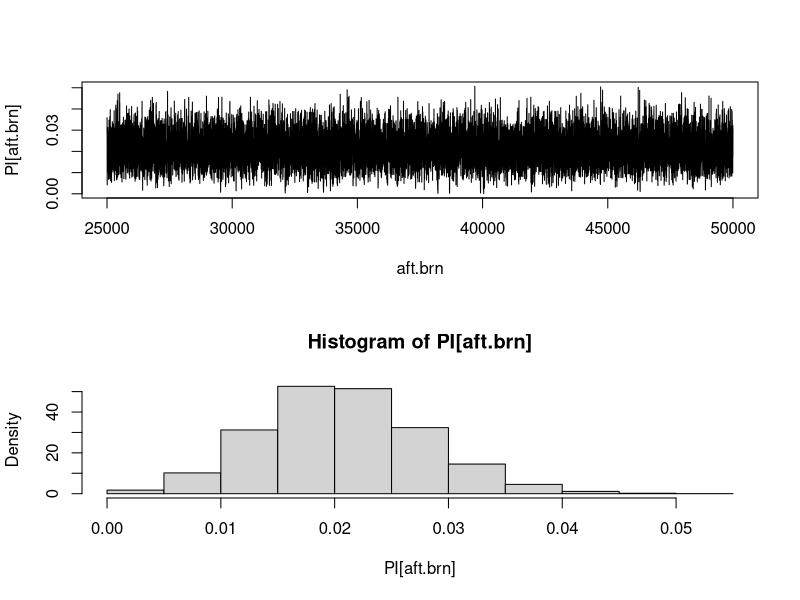
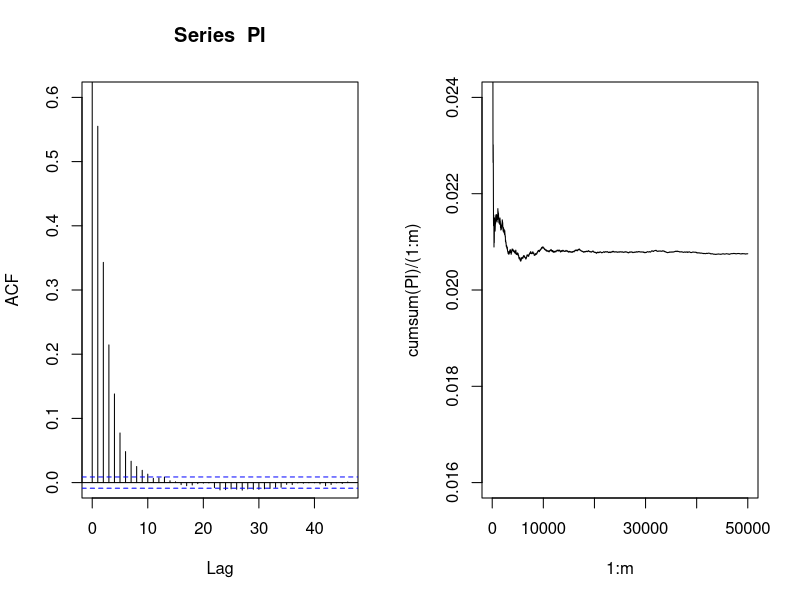
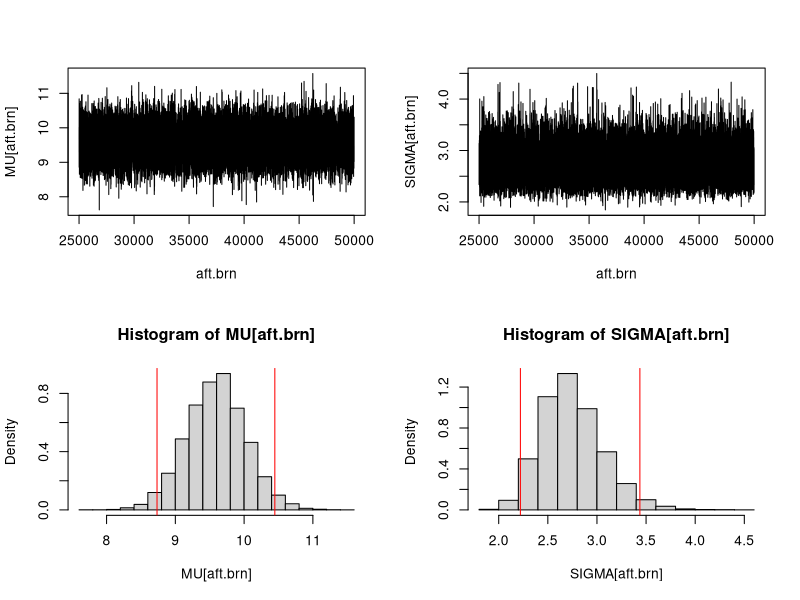

These figures' R source, in order: (Note: this script raises an error after producing the figures.)
### Introduction to Probability 
### Simulation and Gibbs Sampling 
### with R
### Chapter 9


## Example 9.1

# set.seed(1237)
m = 50000                       # iterations
PI = numeric(m);  PI[1] = .5    # vector for results, initial value
alpha = 1;  beta = 1            # parameters of beta prior
eta = .99;  theta = .97         # sensitivity;  specificity
n = 1000;  A = 49;  B = n - A   # data

for (i in 2:m)
{
  num.x = PI[i-1]*eta;  den.x = num.x + (1-PI[i-1])*(1 - theta)
  X = rbinom(1, A, num.x/den.x)
  num.y = PI[i-1]*(1 - eta);  den.y = num.y + (1-PI[i-1])*theta
  Y = rbinom(1, B, num.y/den.y)
  PI[i] = rbeta(1, X + Y + alpha, n - X - Y + beta)
}

aft.brn = seq(m/2 + 1,m)
mean(PI[aft.brn])
quantile(PI[aft.brn], c(.025, .975))

par(mfrow=c(2,1))
   plot(aft.brn, PI[aft.brn], type="l")
   hist(PI[aft.brn], prob=T)
par(mfrow=c(1,1))


##--(new graphics page)

par(mfrow=c(1,2))
   acf(PI, ylim=c(0, .6))
   plot(1:m, cumsum(PI)/(1:m), type="l", ylim=c(.016, .024))
par(mfrow=c(1,1))



## Example 9.2

# set.seed(1237)
m = 50000                               # iterations
MU = numeric(m);  THETA = numeric(m)    # sampled values
THETA[1] = 1                            # initial value
n = 41;  x.bar = 9.6;  x.var = 2.73^2   # data
mu.0 = 0;  th.0 = 400                   # mu priors
alp.0 = 1/2;  kap.0 = 1/5               # theta priors

for (i in 2:m)
{
  th.up = 1/(n/THETA[i-1] + 1/th.0)
  mu.up = (n*x.bar/THETA[i-1] + mu.0/th.0)*th.up
  MU[i] = rnorm(1, mu.up, sqrt(th.up))

  alp.up = n/2 + alp.0
  kap.up = kap.0 + ((n-1)*x.var + n*(x.bar - MU[i])^2)/2
  THETA[i] = 1/rgamma(1, alp.up, kap.up)
}

# Bayesian point and probability interval estimates
aft.brn = (m/2 + 1):m
mean(MU[aft.brn])            # point estimate of mu
bi.MU = quantile(MU[aft.brn], c(.025,.975));  bi.MU
mean(THETA[aft.brn])         # point estimate of theta
bi.THETA = quantile(THETA[aft.brn], c(.025,.975));  bi.THETA
SIGMA = sqrt(THETA)
mean(SIGMA[aft.brn])         # point estimate of sigma
bi.SIGMA = sqrt(bi.THETA);  bi.SIGMA

par(mfrow=c(2,2))
  plot(aft.brn, MU[aft.brn], type="l")
  plot(aft.brn, SIGMA[aft.brn], type="l")
  hist(MU[aft.brn], prob=T);  abline(v=bi.MU, col="red")
  hist(SIGMA[aft.brn], prob=T);  abline(v=bi.SIGMA, col="red")
par(mfrow=c(1,1))




## Summary Data (To use in program below, comment out program lines
## in which X.bar, X.sd, g, and r are found.)

X.bar = c(91.9,  129.0,  104.1,   75.7,  108.7,  100.2,
          62.6,  107.5,   66.7,  129.1,  106.8,   93.4)
X.sd  = c( 9.96, 10.07,   4.98,  12.16,   5.06,  10.65,
           6.52, 11.05,   9.90,   8.39,   8.99,   8.14)
g = 12;  r = 10

## Note: Results on p234 of text are based on set.seed(443)
## and unrounded SDs, and so differ slightly from results
## using the rounded SDs above.


##--

#Assumes matrix X with g rows (batches), r columns (reps),
#Or provide g-vectors of batch means and SDs as the 2nd line.

set.seed(443)
X.bar = apply(X, 1, mean);  X.sd = apply(X, 1, sd)
g = dim(X)[1];  r = dim(X)[2]    # CORRECTION for compatibility with problems
m = 50000;  b = m/4              # iterations;  burn-in
MU = VAR.BAT = VAR.ERR = numeric(m)

mu.0  = 0;     th.0  = 10^10     # prior parameters for MU
alp.0 = .001;  kap.0 = .001      # prior parameters for VAR.BAT
bta.0 = .001;  lam.0 = .001      # prior parameters for VAR.ERR
MU[1] = 150;   a = X.bar         # initial values

for (k in 2:m)  
{
  alp.up = alp.0 + g/2
  kap.up = kap.0 + sum((a - MU[k-1])^2)/2
  VAR.BAT[k] = 1/rgamma(1, alp.up, kap.up)

  bta.up = bta.0 + r*g/2
  lam.up = lam.0 + (sum((r-1)*X.sd^2) + r*sum((a - X.bar)^2))/2
  VAR.ERR[k] = 1/rgamma(1, bta.up, lam.up)

  mu.up = (VAR.BAT[k]*mu.0 + th.0*sum(a))/(VAR.BAT[k] + g*th.0)  #note CORRECTION
  th.up = th.0*VAR.BAT[k]/(VAR.BAT[k] + g*th.0)                  #note CORRECTION
  MU[k] = rnorm(1, mu.up, sqrt(th.up))

  deno = r*VAR.BAT[k] + VAR.ERR[k]
  mu.a = (r*VAR.BAT[k]*X.bar + VAR.ERR[k]*MU[k])/deno
  th.a = (VAR.BAT[k]*VAR.ERR[k])/deno
  a = rnorm(g, mu.a, sqrt(th.a))  
}

mean(MU[b:m]);  sqrt(mean(VAR.BAT[b:m]));  sqrt(mean(VAR.ERR[b:m]))
bi.MU = quantile(MU[b:m], c(.025,.975))
SIGMA.BAT = sqrt(VAR.BAT);  SIGMA.ERR = sqrt(VAR.ERR)
bi.SG.B = quantile(SIGMA.BAT[b:m], c(.025,.975))
bi.SG.E = quantile(SIGMA.ERR[b:m], c(.025,.975))
ICC = VAR.BAT/(VAR.BAT+VAR.ERR);
bi.ICC = quantile(ICC[b:m], c(.025,.975))
bi.MU;  bi.SG.B;  bi.SG.E;   bi.ICC

par(mfrow=c(2,2))
  hist(MU[b:m], prob=T);        abline(v=bi.MU)
  hist(SIGMA.BAT[b:m], prob=T); abline(v=bi.SG.B)
  hist(SIGMA.ERR[b:m], prob=T); abline(v=bi.SG.E)
  hist(ICC[b:m], prob=T);       abline(v=bi.ICC)
par(mfrow=c(1,1))

## ----------



## Problem 9.8 (additional code for program of Example 9.1)


est.d = density(PI[aft.brn], from=0, to=1);  mx = max(est.d$y)
hist(PI[aft.brn], ylim=c(0, mx), prob=T, col="wheat")
lines(est.d, col="darkgreen")
median(PI[aft.brn]);  est.d$x[est.d$y==mx]



## Problem 9.12

x = c( 8.50,  9.75,  9.75,  6.00,  4.00, 10.75,  9.25, 13.25,
      10.50, 12.00, 11.25, 14.50, 12.75,  9.25, 11.00, 11.00,
       8.75,  5.75,  9.25, 11.50, 11.75,  7.75,  7.25, 10.75,
       7.00,  8.00, 13.75,  5.50,  8.25,  8.75, 10.25, 12.50,
       4.50, 10.75,  6.75, 13.25, 14.75,  9.00,  6.25, 11.75,  6.25)
mean(x)
var(x)
shapiro.test(x)

par(mfrow=c(1,2))
  boxplot(x, at=.9, notch=T, ylab="x",
    xlab = "Boxplot and Stripchart")
  stripchart(x, vert=T, method="stack", add=T, offset=.75, at = 1.2)
  qqnorm(x)
par(mfrow=c(1,1))



## Problem 9.15 (generate simulated data, use seed shown to get data shown in text)

set.seed(1212)
g = 12                                    # number of batches
r = 10                                    # replications per batch
mu = 100;  sg.a = 15;  sg.e = 9           # model parameters
a.dat = matrix(rnorm(g, 0, sg.a), nrow=g, ncol=r)
          # ith batch effect across ith row
e.dat = matrix(rnorm(g*r, 0, sg.e), nrow=g, ncol=r)
          # g x r random item variations
X = round(mu + a.dat + e.dat)             # integer data
X



## Problem 9.17 (generate simulated data, use seed shown to get data shown)

set.seed(1237)
g = 12;  r = 10
mu = 100;  sg.a = 1;  sg.e = 9
a.dat = matrix(rnorm(g, 0, sg.a), nrow=g, ncol=r)
e.dat = matrix(rnorm(g*r, 0, sg.e), nrow=g, ncol=r)
X = round(mu + a.dat + e.dat)
X.bar = apply(X, 1, mean);  X.sd = apply(X, 1, sd)
round(rbind(X.bar, X.sd), 3)



## Problem 9.20 (turnip leaf data in matrix format)

X = matrix(c(3.28, 3.09, 3.03, 3.03,
             3.52, 3.48, 3.38, 3.38,
             2.88, 2.80, 2.81, 2.76,
             3.34, 3.38, 3.23, 3.26), nrow=4, ncol=4, byrow=T)



## Problem 9.21 (dye data in matrix format)

X = matrix(c(1545, 1440, 1440, 1520, 1580,
             1540, 1555, 1490, 1560, 1495,
             1595, 1550, 1605, 1510, 1560,
             1445, 1440, 1595, 1465, 1545,
             1595, 1630, 1515, 1635, 1625,
             1520, 1455, 1450, 1480, 1445), 6, 5, byrow=T)



## Problem 9.22 (mean vector for plastic data)

X.bar = c(218,  182,  177,  174,  208,  186,
          206,  192,  187,  154,  208,  176,
          196,  179,  181,  158,  158,  198,
          160,  178,  148,  194)



## Problem 9.24 (summary data, as in Example 9.3)

X.bar =  c(124.2, 127.8, 119.4, 123.4, 110.6, 130.4, 128.4, 127.6, 122.0, 124.4)
X.sd  =  c(10.57, 14.89, 11.55, 10.14, 12.82,  9.99, 12.97, 12.82, 16.72,  8.53)

g = 10;  r = 5















